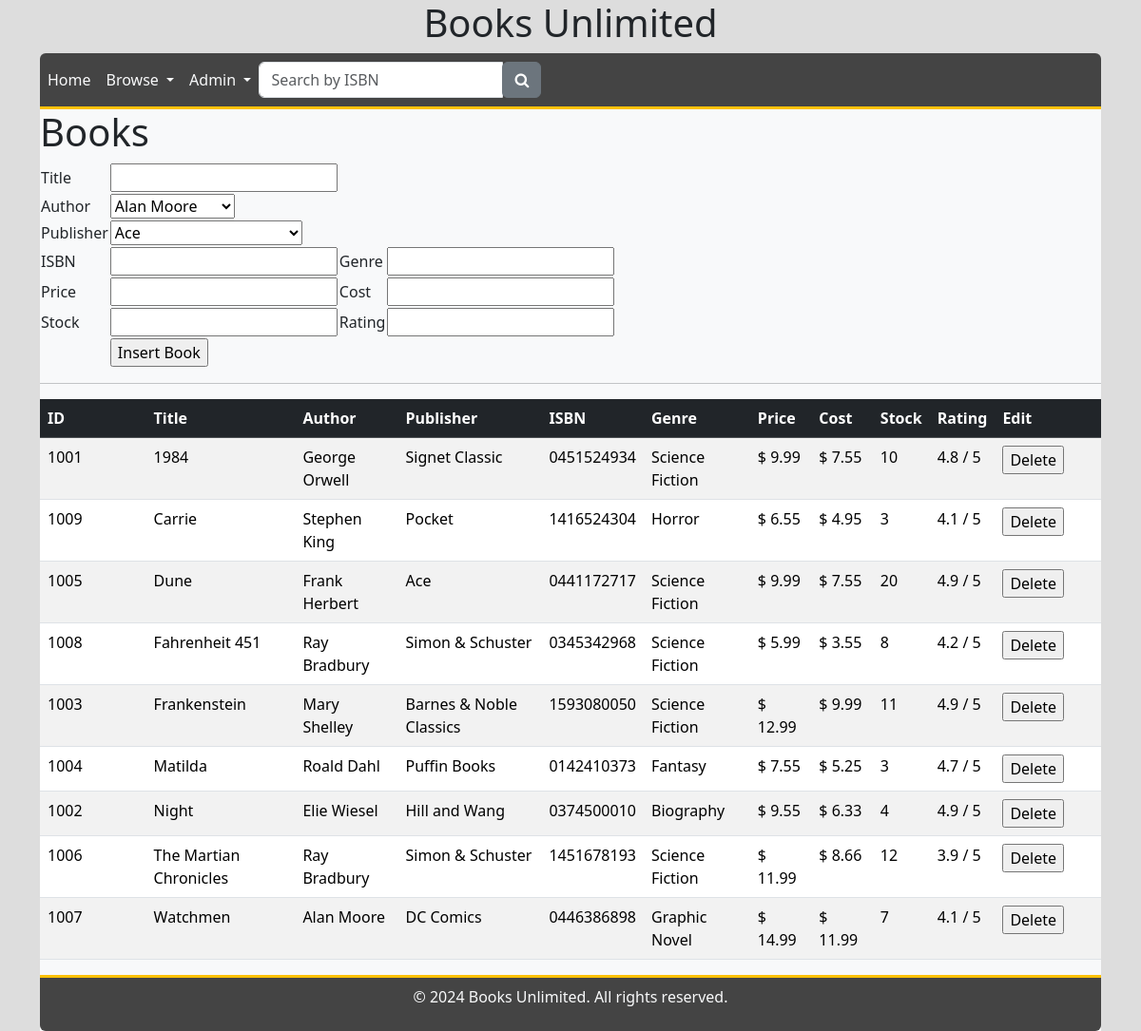
The page /books.php on the database its author committed.
### tables this page shows
CREATE TABLE `TBL_BOOKS` (
  `Book_ID` int NOT NULL AUTO_INCREMENT,
  `Author_ID` int DEFAULT NULL,
  `Publisher_ID` int DEFAULT NULL,
  `Title` varchar(255) DEFAULT NULL,
  `ISBN` varchar(255) DEFAULT NULL,
  `Genre` varchar(255) DEFAULT NULL,
  `Price` decimal(10,2) DEFAULT NULL,
  `Cost` decimal(10,2) DEFAULT NULL,
  `Stock` int DEFAULT NULL,
  `Rating` double DEFAULT NULL,
  PRIMARY KEY (`Book_ID`),
  KEY `FK_Author_ID` (`Author_ID`),
  KEY `FK_Publisher_ID` (`Publisher_ID`),
  CONSTRAINT `FK_Author_ID` FOREIGN KEY (`Author_ID`) REFERENCES `TBL_AUTHORS` (`Author_ID`) ON UPDATE CASCADE,
  CONSTRAINT `FK_Publisher_ID` FOREIGN KEY (`Publisher_ID`) REFERENCES `TBL_PUBLISHERS` (`Publisher_ID`) ON UPDATE CASCADE
);

CREATE TABLE `TBL_AUTHORS` (
  `Author_ID` int NOT NULL AUTO_INCREMENT,
  `Author_Name` varchar(255) DEFAULT NULL,
  PRIMARY KEY (`Author_ID`),
  KEY `Author_ID` (`Author_ID`)
);

CREATE TABLE `TBL_PUBLISHERS` (
  `Publisher_ID` int NOT NULL AUTO_INCREMENT,
  `Publisher_Name` varchar(255) DEFAULT NULL,
  PRIMARY KEY (`Publisher_ID`)
);

### books.php (the view, shortened to what this page needs)
<?php include('header.php'); ?>
<h1>Books</h1>
<?php
require_once('login.php');
$conn = new mysqli($hn, $un, $pw, $db);
?>
<div id="BookForm">
    <form method="POST">
        <table>
            <tr>
                <td><label>Title</label></td>
                <td colspan="3"><input type="text" name="Title" maxlength="250" required/></td>
            </tr>
            <tr>
                <td><label>Author</label></td>
                <td colspan="3">
                    <select name="Author_ID">
                        <?php
                            $result = $conn->query('SELECT * FROM TBL_AUTHORS ORDER BY Author_Name ASC;');
                            while($row = $result->fetch_assoc())
                                    echo "<option value='" . $row['Author_ID'] ."'>" . $row['Author_Name'] . "</option>\n";
                        ?>
                    </select>
                </td>
            </tr>
            <tr>
                <td><label>Publisher</label></td>
                <td colspan="3">
                    <select name="Publisher_ID">
                        <?php
                            $result = $conn->query('SELECT * FROM TBL_PUBLISHERS ORDER BY Publisher_Name ASC;');
                            while($row = $result->fetch_assoc())
                                    echo "<option value='" . $row['Publisher_ID'] ."'>" . $row['Publisher_Name'] . "</option>\n";
                        ?>
                    </select>
                </td>
            </tr>
            <tr>
                <td><label>ISBN</label></td>
                <td><input type="text" name="ISBN" maxlength="25" required/></td>
                <td><label>Genre</label></td>
                <td><input type="text" name="Genre" maxlength="50" required/></td>
            </tr>
            <tr>
                <td><label>Price</label></td>
                <td><input type="number" step="any" name="Price" required/></td>
                <td><label>Cost</label></td>
                <td><input type="number" step="any" name="Cost" required/></td>
            </tr>
            <tr>
                <td><label>Stock</label></td>
                <td><input type="number" min="0" step="1" name="Stock" required/></td>
                <td><label>Rating</label></td>
                <td><input type="number" step="any" min="0" max="5" name="Rating" required/></td>
            </tr>
            <tr>
                <td></td>
                <td colspan="3"><input type="submit" value="Insert Book"/>
            </tr>
        </table>
    </form>
</div>
<hr/>
<div id="BookList">
    <table class="table table-striped">
        <thead class="table-dark">
            <tr>
                <th width="10%">ID</th>
                <th>Title</th>
                <th>Author</th>
                <th>Publisher</th>
                <th>ISBN</th>
                <th>Genre</th>
                <th>Price</th>
                <th>Cost</th>
                <th>Stock</th>
                <th>Rating</th>
                <th width="10%">Edit</th>
            </tr>
        </thead>
        <tbody>
            <?php
            $query = <<<SQL
                SELECT * FROM TBL_BOOKS
                JOIN TBL_PUBLISHERS ON TBL_BOOKS.Publisher_ID = TBL_PUBLISHERS.Publisher_ID
                JOIN TBL_AUTHORS ON TBL_BOOKS.Author_ID = TBL_AUTHORS.Author_ID
                ORDER BY TBL_BOOKS.Title ASC;
SQL;
            $result = $conn->query($query);
            $rowcount = $result->num_rows;
            for ($j = 0; $j < $rowcount; ++$j) {
                $result->data_seek($j);
                $row = $result->fetch_assoc();
                $tbody = <<<HTML
                    <tr>
                        <td>{$row['Book_ID']}</td>
                        <td>{$row['Title']}</td>
                        <td>{$row['Author_Name']}</td>
                        <td>{$row['Publisher_Name']}</td>
                        <td>{$row['ISBN']}</td>
                        <td>{$row['Genre']}</td>
                        <td>$ {$row['Price']}</td>
                        <td>$ {$row['Cost']}</td>
                        <td>{$row['Stock']}</td>
                        <td>{$row['Rating']} / 5</td>
                        <td>
                            <form method='post'>
                                <input type='hidden' name='delete' value='yes' />
                                <input type='hidden' name='Book_ID' value="{$row['Book_ID']}" />
                                <input type='submit' value='Delete'/>
                            </form>
                        </td>
                    </tr>
HTML;
                echo($tbody);
            }
            ?>
        </tbody>
    </table>
</div>
<?php include('footer.php'); ?>

### rows shown on the page
tbl_books: Book_ID "1001", Title "1984", Author_ID.Author_Name "George Orwell", Publisher_ID.Publisher_Name "Signet Classic", ISBN "0451524934", Genre "Science Fiction", Price "9.99", Cost "7.55", Stock "10", Rating "4.8"
tbl_books: Book_ID "1009", Title "Carrie", Author_ID.Author_Name "Stephen King", Publisher_ID.Publisher_Name "Pocket", ISBN "1416524304", Genre "Horror", Price "6.55", Cost "4.95", Stock "3", Rating "4.1"
tbl_books: Book_ID "1005", Title "Dune", Author_ID.Author_Name "Frank Herbert", Publisher_ID.Publisher_Name "Ace", ISBN "0441172717", Genre "Science Fiction", Price "9.99", Cost "7.55", Stock "20", Rating "4.9"
tbl_books: Book_ID "1008", Title "Fahrenheit 451", Author_ID.Author_Name "Ray Bradbury", Publisher_ID.Publisher_Name "Simon & Schuster", ISBN "0345342968", Genre "Science Fiction", Price "5.99", Cost "3.55", Stock "8", Rating "4.2"
tbl_books: Book_ID "1003", Title "Frankenstein", Author_ID.Author_Name "Mary Shelley", Publisher_ID.Publisher_Name "Barnes & Noble Classics", ISBN "1593080050", Genre "Science Fiction", Price "12.99", Cost "9.99", Stock "11", Rating "4.9"
tbl_books: Book_ID "1004", Title "Matilda", Author_ID.Author_Name "Roald Dahl", Publisher_ID.Publisher_Name "Puffin Books", ISBN "0142410373", Genre "Fantasy", Price "7.55", Cost "5.25", Stock "3", Rating "4.7"
tbl_books: Book_ID "1002", Title "Night", Author_ID.Author_Name "Elie Wiesel", Publisher_ID.Publisher_Name "Hill and Wang", ISBN "0374500010", Genre "Biography", Price "9.55", Cost "6.33", Stock "4", Rating "4.9"
tbl_books: Book_ID "1006", Title "The Martian Chronicles", Author_ID.Author_Name "Ray Bradbury", Publisher_ID.Publisher_Name "Simon & Schuster", ISBN "1451678193", Genre "Science Fiction", Price "11.99", Cost "8.66", Stock "12", Rating "3.9"
tbl_books: Book_ID "1007", Title "Watchmen", Author_ID.Author_Name "Alan Moore", Publisher_ID.Publisher_Name "DC Comics", ISBN "0446386898", Genre "Graphic Novel", Price "14.99", Cost "11.99", Stock "7", Rating "4.1"

### other values the page prints
form field Author_ID "Alan Moore"
form field Publisher_ID "Ace"
